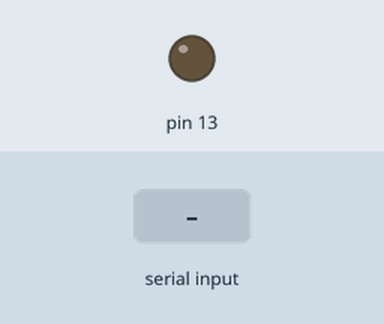
A sketch run on a simulated Arduino Uno, built with avr-gcc and run on an emulated ATmega328P. Parts: output pins drawn as LEDs (lit = HIGH). Dashed ring = blinking. The inputs (shaded band) are chosen by the test bench. What the sketch prints to the serial monitor is not drawn.

Above: at 1.2 s.
1.3 s: "@010602*45" received over Serial
At 3.9 s:
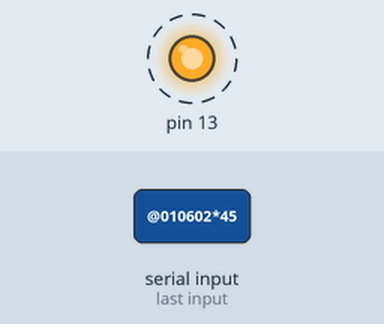
Timing chart, 0 to 7.8 s (numbered marks = the images above; inputs shaded):
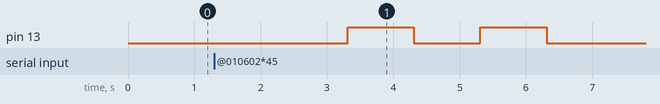

Measured:
- after the input at 1.3 s, pin 13: alternates HIGH for 1.0 s and LOW for 1.0 s, 4 changes in all, then stays LOW, starting after 2.0 s

The sketch:

Test.ino
```cpp
String Response = "";
void setup()
{
    Serial.begin(9600);
    pinMode(2, INPUT);
    pinMode(13, OUTPUT);
    Serial.println("@010100*66");
}

void serialEvent(){  //serialEven
    Response = Serial.readString();
    if(Response == "@010602*45")
    {
        digitalWrite(13,LOW);
        delay(1000);
        digitalWrite(13,HIGH);
        delay(1000);
        digitalWrite(13,LOW);
        delay(1000);
        digitalWrite(13,HIGH);
        delay(1000);
        digitalWrite(13,LOW);
    }
    if(Response == "@010211*78")
    {
        digitalWrite(13,LOW);
        delay(7000);
        Serial.println("@010100*66");
        digitalWrite(13,HIGH);
    }
    if(Response == "@010200*67")
    {
        digitalWrite(13,LOW);
        delay(7000);
        Serial.println("@010100*66");
        digitalWrite(13,HIGH);
    }
    if(Response == "@010201*68")
    {
        digitalWrite(13,LOW);
        delay(7000);
        Serial.println("@010100*66");
        digitalWrite(13,HIGH);
    }
    if(Response == "@010210*77")
    {
        digitalWrite(13,LOW);
        delay(7000);
        Serial.println("@010100*66");
        digitalWrite(13,HIGH);
    }
}

void loop()
{

}
```
